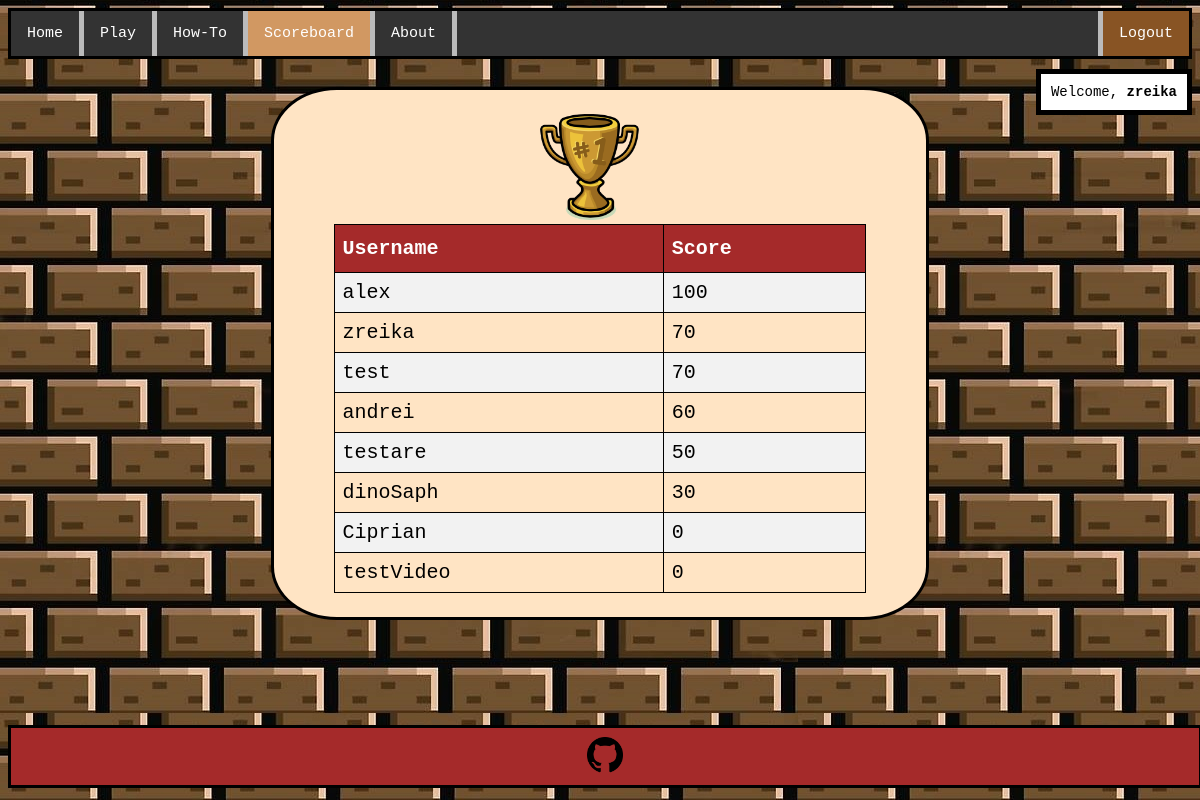
The app's page /scoreboard.php (signed in) with its own data.
### tables this page shows
CREATE TABLE `game_state` (
  `id` int(20) UNSIGNED NOT NULL,
  `id_user` int(20) UNSIGNED NOT NULL,
  `score` int(20) UNSIGNED NOT NULL,
  `checkpoint` varchar(1000) NOT NULL,
  `checkpointX` int(11) NOT NULL,
  `checkpointY` int(11) NOT NULL
);

CREATE TABLE `users` (
  `id` int(20) UNSIGNED NOT NULL,
  `username` varchar(30) NOT NULL,
  `email` varchar(50) NOT NULL,
  `password` varchar(30) NOT NULL
);

### scoreboard.php (the view, shortened to what this page needs)
<!DOCTYPE html>
<html>
<head>
    <link rel="stylesheet" href="/css/main.css">
    <?php
        include ("config.php");
        $stmt = $conn->prepare("select g.score, u.username  from game_state g join users u on g.id_user=u.id order by 1 DESC");
        $stmt->execute();
        $result = $stmt->get_result();
        $array = array();
        $index = 0;
        while ($row = mysqli_fetch_assoc($result)){
            $array[$index] = $row;
            $index++;
        }
    ?>
    <ul>
        <li><a href="index.php">Home</a></li>
        <?php if (isset($_SESSION['loggedin']) && $_SESSION['loggedin'] == true) { ?>
            <li><a href="Game/game.php" target="_blank">Play</a></li>
        <?php }; ?>
        <li><a href="howto.php">How-To</a></li>
        <li><a class="active" href="scoreboard.php">Scoreboard</a></li>
        <li><a href="about.php">About</a></li>
        <?php if (isset($_SESSION['loggedin']) && $_SESSION['loggedin'] == true) { ?>
            <li style="float:right"><a href="?logout">Logout</a></li>
        <?php } else { ?>
            <li style="float:right"><a href="register.php">Register</a></li>
            <li style="float:right"><a href="login.php">Login</a></li>
        <?php }; ?>
    </ul>
</head>
<body background="img/bg.jpg">
<?php if (isset($_SESSION['loggedin']) && $_SESSION['loggedin'] == true) { ?>
    <div class="welcome" align=right>Welcome, <strong><?php echo $_SESSION['login_user']?></strong></div><br>
<?php }; ?>
<div class="wrapper">
    <img src="img/trofeu.png" style="margin-left: 38%; max-width: 20%">
    <table class="scoreboard" style="font-size: 20px; font-family: Hack, monospace">
        <tr>
            <th>Username</th>
            <th>Score</th>
        </tr>
        <?php
            for ($i=0; $i < $index; $i++){
                echo "<tr>";
                echo "<td>".$array[$i]['username']."</td>";
                echo "<td>".$array[$i]['score']."</td>";
                echo "</tr>";
            }
        ?>
    </table>
</div>
<footer class="footer">
    <a href="https://github.com/mihneabigu/AnCoWe">
        <h5 style="text-align:center"><img src="/img/git.png" style="margin-top:-10px;margin-bottom:-10px;max-width:3%;max-height:3%"></h5>
    </a>
</footer>
</body>
</html>

### css/main.css (style rules this page uses)
html { position: relative; min-height: 100%; }
ul { list-style-type: none; margin: 0; padding: 0; overflow: hidden; background-color: #333; border-style: solid; border-width: medium; font-size: 15px; font-family: Hack, monospace; }
li { float: left; border-right:5px solid #bbb; }
li:last-child { border-right: none; border-left: 5px solid #bbb; background-color:rgb(136, 84, 36); }
li a { display: block; color: white; text-align: center; padding: 14px 16px; text-decoration: none; }
.active { background-color: rgb(209, 152, 98); }
.welcome { float: right; width: auto; padding: 10px; border: 5px solid black; margin-top: 10px; background-color: white; font-family: Hack, monospace; }
.wrapper { background-color: bisque; text-align: justify; max-width: 45%; padding-left: 5%; padding-right: 5%; padding-top: 2%; padding-bottom: 2%; margin: auto; margin-top: 1%; border-style: solid; border-width: medium; border-radius: 10%; }
.footer { margin:auto; position: absolute; bottom: 0; background-color: brown; width: 99%; border-style: solid; border-width: medium; overflow: hidden; margin-bottom: 1%; }
body { font-family:Hack, monospace; font-size:14px; }
.scoreboard { font-family: "Trebuchet MS", Arial, Helvetica, sans-serif; border-collapse: collapse; width: 100%; }
.scoreboard td, .scoreboard th { border: 1px solid black; padding: 8px; }
.scoreboard tr:nth-child(even) { background-color: #f2f2f2; }
.scoreboard th { padding-top: 12px; padding-bottom: 12px; text-align: left; background-color: brown; color: white; }

### records on screen
game_state: id_user.username "alex", score "100"
game_state: id_user.username "zreika", score "70"
game_state: id_user.username "test", score "70"
game_state: id_user.username "andrei", score "60"
game_state: id_user.username "testare", score "50"
game_state: id_user.username "dinoSaph", score "30"
game_state: id_user.username "Ciprian", score "0"
game_state: id_user.username "testVideo", score "0"

### other values on screen
$_SESSION['login_user'] "zreika"
